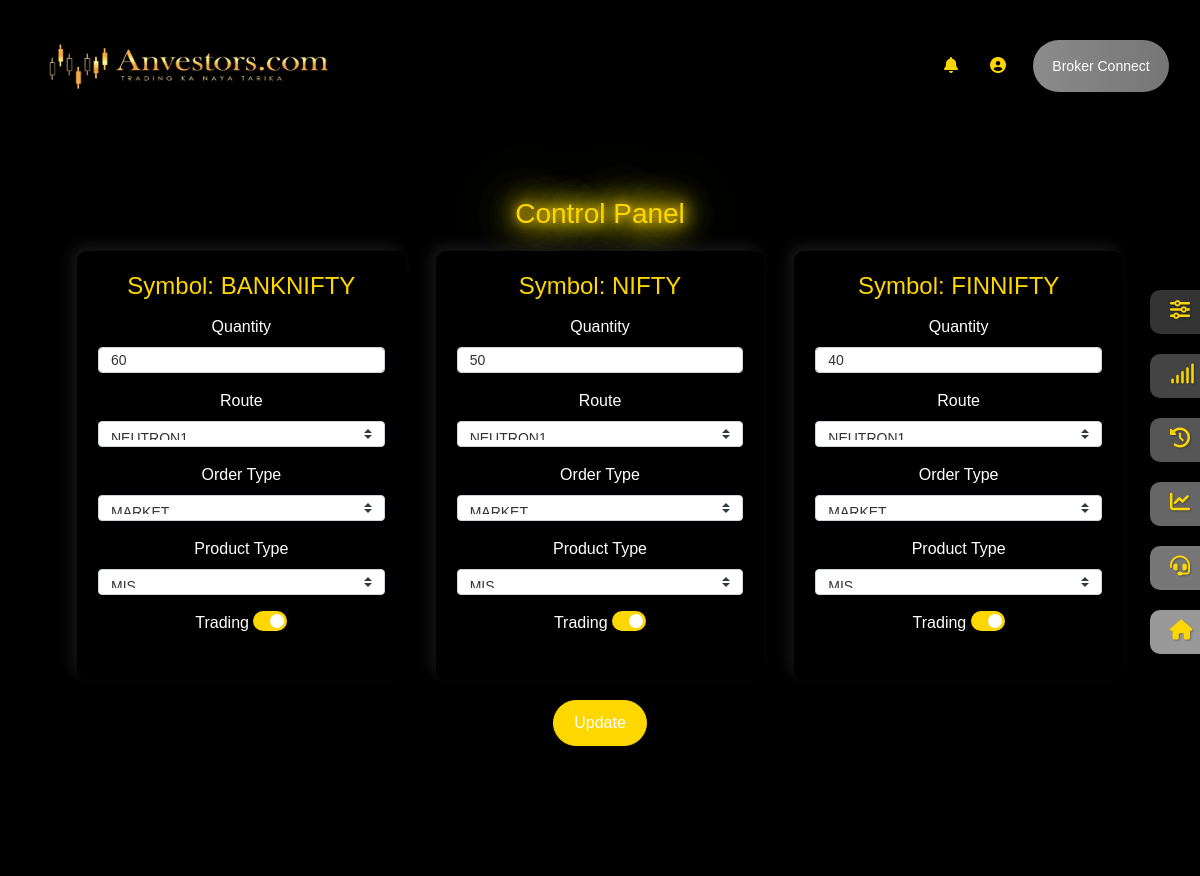
/accounts/home/ (signed in), run on the app's committed database.
### accounts/models.py (models this page shows)
class Client_SYMBOL_QTY(models.Model):
    client_id = models.CharField(max_length=50, blank=True, null=True)
    SYMBOL = models.CharField(max_length=50, blank=True, null=True)
    QUANTITY = models.IntegerField(null=True, blank=True)
    Order_Type = models.CharField(max_length=50, blank=True, null=True)
    Product_Type = models.CharField(max_length=50, blank=True, null=True)
    Strategy = models.CharField(max_length=50, blank=True, null=True)
    trade = models.CharField(max_length=50, blank=True, null=True)
    created_at = models.DateTimeField(auto_now_add=True)

class SYMBOL(models.Model):
    SYMBOL = models.CharField(max_length=50)
    SYMBOL_order = models.CharField(max_length=50 ,blank=True, null=True)
    symbol_token = models.CharField(max_length=50 , blank=True, null=True)
    expiry = models.DateField(null=True, blank=True)
    strike = models.DecimalField(max_digits=10, decimal_places=2,null=True, blank=True)
    lotsize = models.IntegerField(null=True, blank=True)
    instrumenttype = models.CharField(max_length=20,null=True, blank=True)
    exch_seg = models.CharField(max_length=10,null=True, blank=True)
    tick_size = models.DecimalField(max_digits=5, decimal_places=2,null=True, blank=True)
    created_at = models.DateTimeField(auto_now_add=True,null=True, blank=True)
    def __str__(self):
        return self.SYMBOL

### accounts/views.py (the view, shortened to what this page needs)
# urls.py: path('home/', views.client_dashbord, name="client_home" ),
@csrf_protect
def client_dashbord(request):
    try:
        if 'msg' in request.GET:
            msg = request.GET['msg']
        else:
            msg = None
        user_id = request.session.get('clint_id')
        client_user = ind_clientDT.objects.get(clint_id=user_id)
        try:
            client_user = ind_clientDT.objects.get(clint_id=user_id)
            group = GROUP.objects.get(GROUP=client_user.client_Group)
            symbols = group.symbols.all()
            symbols_to_exclude = ['BANKNIFTY', 'NIFTY', 'FINNIFTY']
            for symbol in symbols:
                for s in symbols_to_exclude:
                    if str(symbol) ==  str(s):
                        symbols_to_exclude.remove(str(symbol))
        except GROUP.DoesNotExist:
            symbols_to_exclude = []
            symbols = []
            count = symbols.count()
            print(count)
            print(symbols_to_exclude)
        current_date = timezone.now().date()
        filtered_signals = Client_SYMBOL_QTY.objects.filter(client_id=user_id)
        context = {
            'msg': msg,
            'symbols': symbols,
            'signals': filtered_signals,
            'client_user': client_user,
            'term_condition': client_user.Term_condition,
            'symbols_to_exclude': symbols_to_exclude,
            'count': len(symbols),
        }
        return render(request, 'client_dashboard.html', context)
    except:
        return redirect('/')

### accounts/models.py (called while the page is built)
    def __str__(self):
        return self.GROUP

    def __str__(self):
        return self.broker_name

### templates/client_dashboard.html (shortened to what this page needs)
{% extends 'client_base.html' %}
{% block main %}
<div class="dashboard-container">
    <h3 class="text-center glow">Control Panel</h3>
    <form method="post">
        <div class="row">
            {% for symbol in symbols %}
                {% for s in signals %}
                    {% if s.SYMBOL|lower == symbol|lower %}
                        <div class="col-md-6 col-lg-4">
                            <div class="card">
                                <h4>Symbol: {{symbol}}</h4>
                                <div class="form-group">
                                    <label for="quantity_{{forloop.counter}}">Quantity</label>
                                    <input type="number" class="form-control" id="quantity_{{forloop.counter}}" name="quantity_{{forloop.counter}}" value="{{s.QUANTITY}}">
                                </div>
                                <div class="form-group">
                                    <label for="strategy_{{forloop.counter}}">Route</label>
                                    <select class="form-control custom-select" id="strategy_{{forloop.counter}}" name="strategy_{{forloop.counter}}">
                                        <option value="{{s.Strategy}}" selected>{{s.Strategy}}</option>
                                    </select>
                                </div>
                                <div class="form-group">
                                    <label for="order_type_{{forloop.counter}}">Order Type</label>
                                    <select class="form-control custom-select" id="order_type_{{forloop.counter}}" name="order_type_{{forloop.counter}}">
                                        <option value="{{s.Order_Type}}" selected>{{s.Order_Type}}</option>
                                    </select>
                                </div>
                                <div class="form-group">
                                    <label for="product_type_{{forloop.counter}}">Product Type</label>
                                    <select class="form-control custom-select" id="product_type_{{forloop.counter}}" name="product_type_{{forloop.counter}}">
                                        <option value="{{s.Product_Type}}" selected>{{s.Product_Type}}</option>
                                    </select>
                                </div>
                                <div class="form-group">
                                    <label>Trading</label>
                                    <label class="switch">
                                        <span class="slider round"></span>
                                    </label>
                                </div>
                            </div>
                        </div>
                    {% endif %}
                {% endfor %}
            {% endfor %}
        </div>
        <div class="text-center">
            <button class="btn btn-success" type="submit">Update</button>
        </div>
    </form>
</div>
{% endblock %}

### templates/client_base.html (shortened to what this page needs)
{% load static %}
<!doctype html>
<html lang="en">
<head>
  <link rel="stylesheet" href="https://cdn.jsdelivr.net/npm/bootstrap@4.5.3/dist/css/bootstrap.min.css"
>
  <link rel="stylesheet" href="https://cdnjs.cloudflare.com/ajax/libs/font-awesome/6.5.2/css/all.min.css"
 />
</head>
<body style="height: 100%;">
  <div class="container-fluid">
    <div class="row">
      <div class="col-sm-12 p-2">
        <div class="container-fluid p-2">
          <nav class="navbar navbar-expand-lg navbar-light navbar-custom">
            <img src="{% static 'xyz.jpeg' %}" width="300" height="60">
            <div class="ml-auto d-flex align-items-center">
              <a class="nav-link" href="#" id="notificationIcon"><i class="fa-solid fa-bell"></i></a>
              <a class="nav-link" href="#" id="profileIcon"><i class="fa-solid fa-user-circle"></i></a>
              <div class="button-1 ml-3">
                <button class="button" id="brokerConnectButton">
                  <span>Broker Connect</span>
                </button>
              </div>
            </div>
          </nav>
          <div class="card shadow card-custom fade-in" style="min-height: 89vh">
            <div class="card-body">
              {% block main %}
              {% endblock %}
            </div>
          </div>
        </div>
      </div>
    </div>
  </div>
  <div class="sidebar-bottom">
    <div id="dashboard" class="sidebar-bottom-container">
      <a href="{% url 'client_dashbord' %}" class="{% if request.path == '/dashbord/' %} active {% endif %}">
        <i class="fa-solid fa-sliders-h"></i>
      </a>
    </div>
    <div id="signals" class="sidebar-bottom-container">
      <a href="{% url 'trade_list' %}" class="{% if request.path == '/trade_list/' %} active {% endif %}">
        <i class="fa-solid fa-signal"></i>
      </a>
    </div>
    <div id="trade-history" class="sidebar-bottom-container">
      <a href="{% url 'client_trade_history' %}" class="{% if request.path == '/client_trade_history/' %} active {% endif %}">
        <i class="fa-solid fa-history"></i>
      </a>
    </div>
    <div id="trade-status" class="sidebar-bottom-container">
      <a href="{% url 'client_status' %}" class="{% if request.path == '/tradingstatus/' %} active {% endif %}">
        <i class="fa-solid fa-chart-line"></i>
      </a>
    </div>
    <div id="help-center" class="sidebar-bottom-container">
      <a href="{% url 'client_help_center' %}" class="{% if request.path == '/client_help_center/' %} active {% endif %}">
        <i class="fa-solid fa-headset"></i>
      </a>
    </div>
    <div id="home" class="sidebar-bottom-container">
      <a href="{% url 'homes' %}" class="{% if request.path == '/homes/' %} active {% endif %}">
        <i class="fa-solid fa-home"></i>
      </a>
    </div>
  </div>
</body>
</html>

### templates/client_base.html (style rules this page uses)
body { background-color: #000; color: #FFD700; font-family: 'Poppins', sans-serif; overflow-x: hidden; text-align: center; }
.navbar-custom { background-color: #000; padding: 10px 20px; box-shadow: 0 4px 8px rgba(0, 0, 0, 0.3); transition: all 0.3s ease; height: 100px; }
.card-custom { margin-top: 20px; background-color: #222; color: #FFD700; box-shadow: 0px 5px 15px rgba(0, 0, 0, 0.3); transition: transform 0.3s ease, box-shadow 0.3s ease; }
.card { background-color: #000; }
.sidebar-bottom { position: fixed; right: 0; top: 50%; transform: translateY(-50%); display: flex; flex-direction: column; align-items: center; justify-content: center; z-index: 1000; }
.sidebar-bottom-container { display: flex; align-items: center; margin: 10px 0; padding: 10px 20px; width: 50px; background-color: #222; color: #FFD700; text-align: center; text-decoration: none; border-radius: 10px 0 0 10px; transition: width 0.3s ease; overflow: hidden; white-space: nowrap; box-shadow: 0 0 15px rgba(0, 0, 0, 0.3); }
.sidebar-bottom-container i { display: inline-block; font-size: 20px; margin-right: 10px; text-shadow: 1px 1px 2px rgba(0, 0, 0, 0.3); transition: transform 0.3s ease; }
.sidebar-bottom-container#dashboard { background-color: #333; }
.sidebar-bottom-container#signals { background-color: #444; }
.sidebar-bottom-container#trade-history { background-color: #555; }
.sidebar-bottom-container#trade-status { background-color: #666; }
.sidebar-bottom-container#help-center { background-color: #777; }
.sidebar-bottom-container#home { background-color: #999; }
.button { text-decoration: none; position: relative; border: none; font-size: 14px; font-family: inherit; cursor: pointer; color: #fff; width: 9em; height: 3em; line-height: 2em; text-align: center; background: linear-gradient(90deg, #03a9f4, #f441a5, #ffeb3b, #03a9f4); background-size: 300%; border-radius: 30px; z-index: 1; filter: grayscale(100%); transition: filter 0.3s ease; }
.button:before { content: ""; position: absolute; top: -5px; left: -5px; right: -5px; bottom: -5px; z-index: -1; background: linear-gradient(90deg, #03a9f4, #f441a5, #ffeb3b, #03a9f4); background-size: 400%; border-radius: 35px; transition: 1s; }
.container-fluid { padding-bottom: 60px; }
a { color: #FFD700; text-decoration: none; background-color: transparent; }
.fade-in { animation: fadeIn 2s; }
.glow { text-shadow: 0 0 10px #FFD700, 0 0 20px #FFD700, 0 0 30px #FFD700, 0 0 40px #FFD700; }

### templates/client_dashboard.html (style rules this page uses)
.dashboard-container { padding: 20px; background-color: #000; border-radius: 10px; color: #fff; }
.dashboard-container h3 { margin-bottom: 20px; color: #ffd700; text-align: center; text-shadow: 0 0 10px #ffd700, 0 0 20px #ffd700, 0 0 30px #ffd700, 0 0 40px #ffd700, 0 0 50px #ffd700, 0 0 60px #ffd700, 0 0 70px #ffd700; }
.card { background: #000000; border-radius: 10px; box-shadow: 5px 5px 15px rgba(0, 0, 0, 0.6), -5px -5px 15px rgba(255, 255, 255, 0.1); color: #fff; margin-bottom: 20px; padding: 20px; transition: transform 0.2s, box-shadow 0.2s; }
.card h4 { margin-bottom: 15px; color: #ffd700; }
.form-control, .custom-select { display: block; width: 100%; height: calc(1.5rem + 2px); padding: 0.375rem 0.75rem; font-size: 0.875rem; font-weight: 400; line-height: 1.5; color: #333; background-color: #fff; border: 1px solid #ced4da; border-radius: 0.25rem; transition: border-color 0.15s ease-in-out, box-shadow 0.15s ease-in-out; }
.btn-success { color: #fff; background-color: #ffd700; border-color: #ffd700; border-radius: 50px; padding: 10px 20px; font-size: 1rem; transition: background-color 0.3s, box-shadow 0.3s; }
.switch { position: relative; display: inline-block; width: 34px; height: 20px; }
.slider { position: absolute; cursor: pointer; top: 0; left: 0; right: 0; bottom: 0; background-color: #ccc; transition: 0.4s; border-radius: 34px; }
.slider:before { position: absolute; content: ""; height: 14px; width: 14px; left: 3px; bottom: 3px; background-color: white; transition: 0.4s; border-radius: 50%; }
input:checked + .slider { background-color: #ffd700; }
input:checked + .slider:before { transform: translateX(14px); }
.slider.round { border-radius: 34px; }
.slider.round:before { border-radius: 50%; }

### data on the page
SYMBOL: SYMBOL "BANKNIFTY"
Client_SYMBOL_QTY: QUANTITY "60", Strategy "NEUTRON1", Order_Type "MARKET", Product_Type "MIS"
SYMBOL: SYMBOL "NIFTY"
Client_SYMBOL_QTY: QUANTITY "50", Strategy "NEUTRON1", Order_Type "MARKET", Product_Type "MIS"
SYMBOL: SYMBOL "FINNIFTY"
Client_SYMBOL_QTY: QUANTITY "40", Strategy "NEUTRON1", Order_Type "MARKET", Product_Type "MIS"
